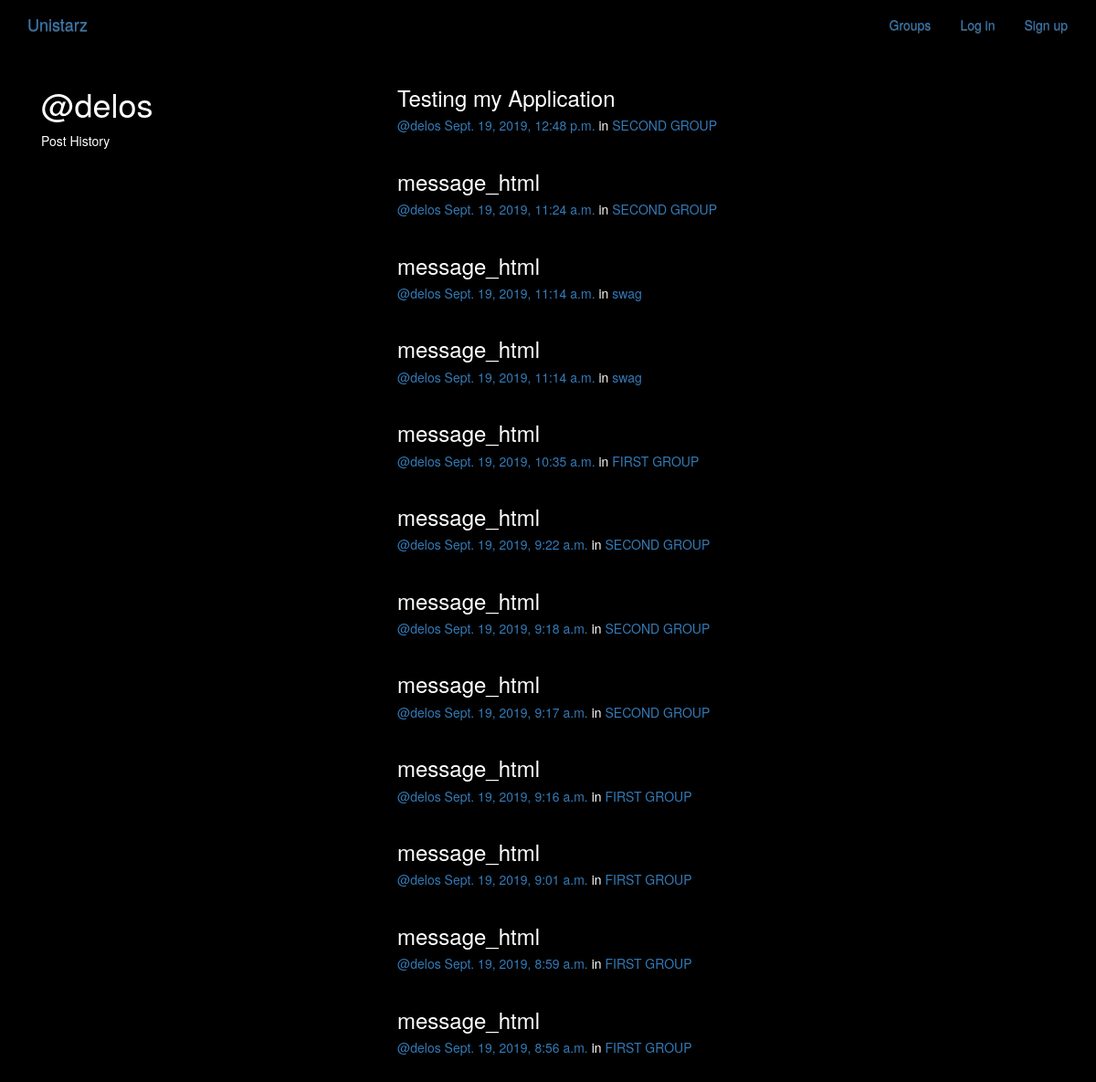
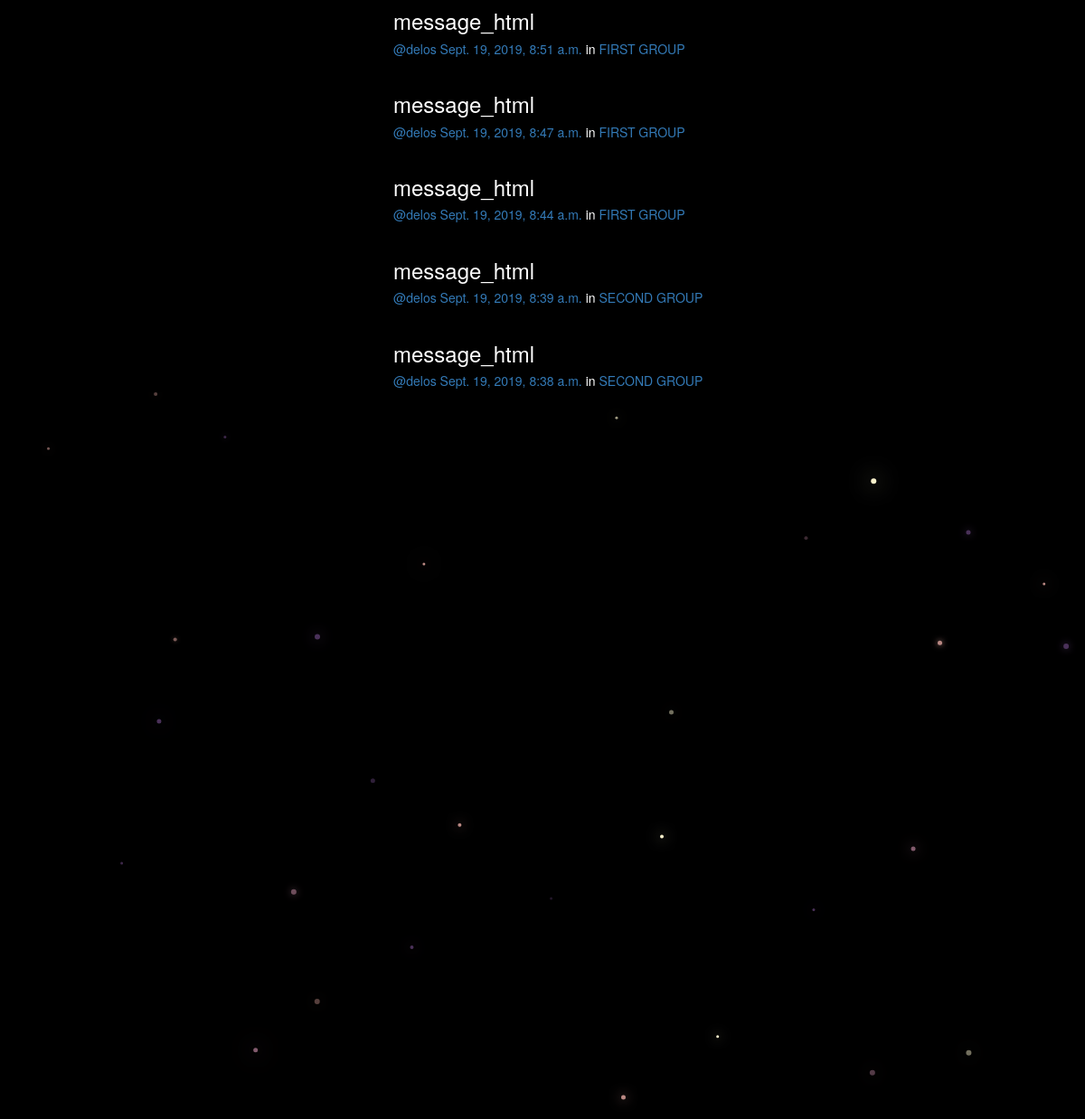
Screenshot of /posts/by/delos/ with the database file from the repository (2 pictures, top to bottom).
### posts/models.py (models this page shows, shortened)
class Post(models.Model):
    user = models.ForeignKey(User, related_name="posts",on_delete=models.CASCADE)
    created_at = models.DateTimeField(auto_now=True)
    message = models.TextField()
    message_html = models.TextField(editable=False, default="")
    group = models.ForeignKey(Group, related_name="posts",null=True, blank=True,on_delete=models.CASCADE)
    class Meta:
        ordering = ["-created_at"]
        unique_together = ["user", "message"]

### groups/models.py (models this page shows, shortened)
class Group(models.Model):
    name = models.CharField(max_length=255, unique=True)
    slug = models.SlugField(allow_unicode=True, unique=True)
    description = models.TextField(blank=True, default='')
    description_html = models.TextField(editable=False, default='', blank=True)
    members = models.ManyToManyField(User,through="GroupMember")
    class Meta:
        ordering = ["name"]

### posts/views.py (the view)
# urls.py: path("by/<username>/",views.UserPosts.as_view(),name="for_user"),
class UserPosts(generic.ListView):
    model = models.Post
    template_name = "posts/user_post_list.html"
    def get_queryset(self):
        try:
            self.post_user = User.objects.prefetch_related("posts").get(
                username__iexact=self.kwargs.get("username")
            )
        except User.DoesNotExist:
            raise Http404
        else:
            return self.post_user.posts.all()
    def get_context_data(self, **kwargs):
        context = super().get_context_data(**kwargs)
        context["post_user"] = self.post_user
        return context

### posts/templates/posts/user_post_list.html
{% extends "posts/post_base.html" %}
{% block prepost %}
<div class="col-md-4">
	<h1>@{{ post_user.username }}</h1>
	<p>Post History</p>
</div>
{% endblock %}
{% block post_content %}
<div class="col-md-8">
	{% for post in post_list %}
		{% include "posts/_post.html" %}
	{% endfor %}
</div>
{% endblock %}

### posts/templates/posts/_post.html (shortened to what this page needs)
<div class="post media">
	<h3>{{ post.message_html|safe }}</h3>
	<div class="media-body">
		<h5 class="media-heading">
			<span class="username"><a href="{% url 'posts:for_user' username=post.user.username %}">@{{ post.user.username }}</a></span>
			<time class="time"><a href="{% url 'posts:single' username=post.user.username pk=post.pk %}">{{ post.created_at }}</a></time>
			{% if post.group %}
			<span class="group-name">in <a href="#">{{ post.group.name }}</a></span>
			{% endif %}
		</h5>
	</div>
</div>

### static/simplesocial/css/master.css (style rules this page uses)
body { margin: 0; overflow: hidden; background-color: black; color:white; }

### rows the page displays
Post: message_html "Testing my Application", user.username "delos", created_at "Sept. 19, 2019, 12:48 p.m.", group.name "SECOND GROUP"
Post: message_html "message_html", user.username "delos", created_at "Sept. 19, 2019, 11:24 a.m.", group.name "SECOND GROUP"
Post: message_html "message_html", user.username "delos", created_at "Sept. 19, 2019, 11:14 a.m.", group.name "swag"
Post: message_html "message_html", user.username "delos", created_at "Sept. 19, 2019, 11:14 a.m.", group.name "swag"
Post: message_html "message_html", user.username "delos", created_at "Sept. 19, 2019, 10:35 a.m.", group.name "FIRST GROUP"
Post: message_html "message_html", user.username "delos", created_at "Sept. 19, 2019, 9:22 a.m.", group.name "SECOND GROUP"
Post: message_html "message_html", user.username "delos", created_at "Sept. 19, 2019, 9:18 a.m.", group.name "SECOND GROUP"
Post: message_html "message_html", user.username "delos", created_at "Sept. 19, 2019, 9:17 a.m.", group.name "SECOND GROUP"
Post: message_html "message_html", user.username "delos", created_at "Sept. 19, 2019, 9:16 a.m.", group.name "FIRST GROUP"
Post: message_html "message_html", user.username "delos", created_at "Sept. 19, 2019, 9:01 a.m.", group.name "FIRST GROUP"
Post: message_html "message_html", user.username "delos", created_at "Sept. 19, 2019, 8:59 a.m.", group.name "FIRST GROUP"
Post: message_html "message_html", user.username "delos", created_at "Sept. 19, 2019, 8:56 a.m.", group.name "FIRST GROUP"
Post: message_html "message_html", user.username "delos", created_at "Sept. 19, 2019, 8:51 a.m.", group.name "FIRST GROUP"
Post: message_html "message_html", user.username "delos", created_at "Sept. 19, 2019, 8:47 a.m.", group.name "FIRST GROUP"
Post: message_html "message_html", user.username "delos", created_at "Sept. 19, 2019, 8:44 a.m.", group.name "FIRST GROUP"
Post: message_html "message_html", user.username "delos", created_at "Sept. 19, 2019, 8:39 a.m.", group.name "SECOND GROUP"
Post: message_html "message_html", user.username "delos", created_at "Sept. 19, 2019, 8:38 a.m.", group.name "SECOND GROUP"

### other values shown
{{ post_user.username }} "delos"
